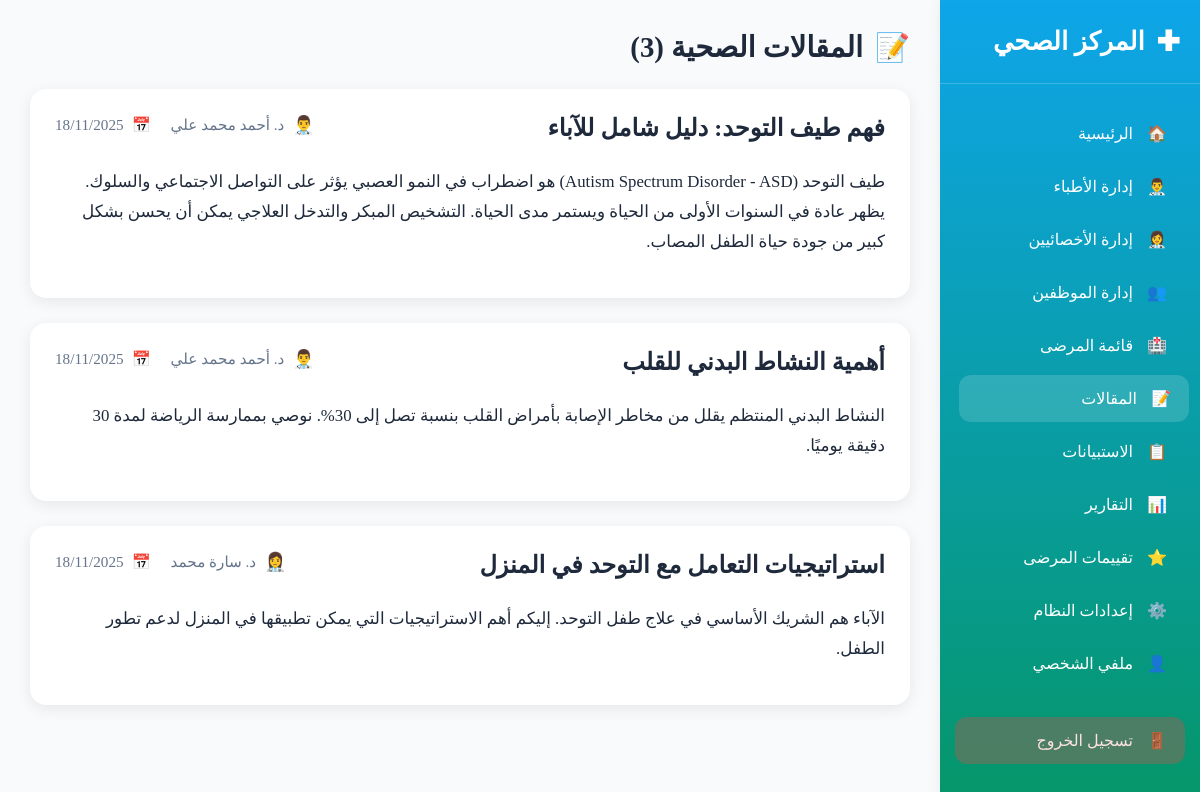
/admin/articles.php (signed in), run on the app's committed database.
### tables this page shows
CREATE TABLE `articles` (
  `id` int NOT NULL,
  `title` varchar(255) NOT NULL,
  `content` text NOT NULL,
  `author_id` int NOT NULL,
  `author_type` enum('doctor','specialist') NOT NULL,
  `published_at` timestamp NOT NULL DEFAULT CURRENT_TIMESTAMP
);

### admin/articles.php (the view, shortened to what this page needs)
<?php
$database = new Database();
$conn = $database->getConnection();
$query = "
    SELECT
        a.id,
        a.title,
        a.content,
        a.published_at,
        a.author_type,
        CASE
            WHEN a.author_type = 'doctor' THEN d.full_name
            WHEN a.author_type = 'specialist' THEN s.full_name
            ELSE 'مؤلف غير معروف'
        END as author_name,
        CASE
            WHEN a.author_type = 'doctor' THEN '👨‍⚕️'
            WHEN a.author_type = 'specialist' THEN '👩‍⚕️'
            ELSE '👤'
        END as author_icon
    FROM articles a
    LEFT JOIN doctors d ON a.author_id = d.id AND a.author_type = 'doctor'
    LEFT JOIN specialists s ON a.author_id = s.id AND a.author_type = 'specialist'
    ORDER BY a.published_at DESC
";
$stmt = $conn->query($query);
$articles = $stmt->fetchAll(PDO::FETCH_ASSOC);
?>
<!DOCTYPE html>
<html lang="ar" dir="rtl">
<head>
    <?php include 'includes/sidebar.php'; ?>
</head>
<body>
    <div class="main-content">
        <div class="page-header">
            <h1 class="page-title">
                <span class="icon">📝</span>
                المقالات الصحية (<?= count($articles) ?>)
            </h1>
        </div>
        <?php if (count($articles) > 0): ?>
            <?php foreach ($articles as $article): ?>
            <div class="article-card">
                <div class="article-header">
                    <h2 class="article-title"><?= htmlspecialchars($article['title']) ?></h2>
                    <div class="article-meta">
                        <div class="author">
                            <span class="author-icon"><?= $article['author_icon'] ?></span>
                            <?= htmlspecialchars($article['author_name']) ?>
                        </div>
                        <div class="date">
                            <span class="date-icon">📅</span>
                            <?= date('d/m/Y', strtotime($article['published_at'])) ?>
                        </div>
                    </div>
                </div>
                <div class="article-content">
                    <p><?= nl2br(htmlspecialchars($article['content'])) ?></p>
                </div>
            </div>
            <?php endforeach; ?>
        <?php endif; ?>
    </div>
</body>
</html>

### admin/articles.php (style rules this page uses)
* { margin: 0; padding: 0; box-sizing: border-box; }
.main-content { margin-right: 260px; padding: 30px; }
.page-header { display: flex; justify-content: space-between; align-items: center; margin-bottom: 25px; flex-wrap: wrap; gap: 15px; }
.page-title { font-size: 1.8rem; font-weight: 700; color: var(--text-color); display: flex; align-items: center; gap: 12px; }
.page-title .icon { font-size: 28px; }
.article-card { background: var(--card-bg); border-radius: 16px; padding: 25px; margin-bottom: 25px; box-shadow: 0 4px 15px var(--card-shadow); transition: transform 0.2s ease; }
.article-header { display: flex; justify-content: space-between; align-items: flex-start; margin-bottom: 15px; flex-wrap: wrap; gap: 15px; }
.article-title { font-size: 1.5rem; font-weight: 700; color: var(--text-color); margin-bottom: 10px; }
.article-meta { display: flex; align-items: center; gap: 20px; color: var(--muted-text); font-size: 0.95rem; }
.author { display: flex; align-items: center; gap: 8px; }
.author-icon { font-size: 18px; }
.date { display: flex; align-items: center; gap: 8px; }
.date-icon { color: var(--muted-text); }
.article-content { line-height: 1.8; color: var(--text-color); font-size: 1.05rem; }
.article-content p { margin-bottom: 15px; }

### admin/includes/theme_logic.php (style rules this page uses)
:root { --bg-color: #f8fafc; --text-color: #1e293b; --card-bg: white; --card-shadow: rgba(0,0,0,0.08); --header-bg: white; --header-shadow: rgba(0,0,0,0.08); --sidebar-bg: linear-gradient(180deg, #0ea5e9 0%, #059669 100%); --sidebar-text: white; --border-color: #f1f5f9; --muted-text: #64748b; --stat-title-color: #64748b; --toggle-bg: #e2e8f0; --toggle-thumb: white; --department-active: #dcfce7; --department-inactive: #fee2e2; --department-active-text: #166534; --department-inactive-text: #dc2626; }
body { background-color: var(--bg-color); color: var(--text-color); transition: background-color 0.3s ease, color 0.3s ease; }

### data on the page
articles: title "فهم طيف التوحد: دليل شامل للآباء", author_icon "👨‍⚕️", author_name "د. أحمد محمد علي", published_at "18/11/2025", content "طيف التوحد (Autism Spectrum Disorder - ASD) هو اضطراب في النمو العصبي يؤثر على التواصل الاجتماعي والسلوك. يظهر عادة في السنوات الأولى من الحياة ويستمر مدى الحياة. التشخيص المبكر والتدخل العلاجي يمكن أن يحسن بشكل كبير من جودة حياة الطفل المصاب."
articles: title "أهمية النشاط البدني للقلب", author_icon "👨‍⚕️", author_name "د. أحمد محمد علي", published_at "18/11/2025", content "النشاط البدني المنتظم يقلل من مخاطر الإصابة بأمراض القلب بنسبة تصل إلى 30%. نوصي بممارسة الرياضة لمدة 30 دقيقة يوميًا."
articles: title "استراتيجيات التعامل مع التوحد في المنزل", author_icon "👩‍⚕️", author_name "د. سارة محمد", published_at "18/11/2025", content "الآباء هم الشريك الأساسي في علاج طفل التوحد. إليكم أهم الاستراتيجيات التي يمكن تطبيقها في المنزل لدعم تطور الطفل."

### other printed values
count($articles) "3"
